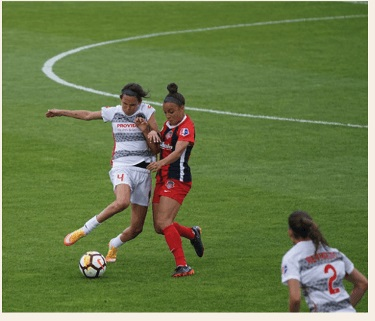
#> input picture YOLO/Futbolin.jpg, 375 x 321 px, found by its file name
$ python yolosa2.py
#> lines starting #> are read from the running program, lines starting #| are printed output that depends on the picture
import subprocess
import os
from datetime import datetime
from PIL import Image
# para videos yolo task=detect mode=predict conf=0.8 model=yolov8n.pt source=jeepepetas.mp4
# Nombre del archivo de la imagen original
image_filename = 'futbolin.jpg'

# Establecer la variable de entorno
subprocess.run("set HYDRA_FULL_ERROR=1", shell=True, check=True)
#> (this line was passed over: subprocess is not available in this run)

# Ejecutar el comando YOLO
subprocess.run(f"yolo task=detect mode=predict conf=0.3 model=yolov8n.pt source={image_filename}", shell=True, check=True)
#> (this line was passed over: subprocess is not available in this run)

def get_most_recent_file(directory):
#> called with directory = 'runs/detect'
    if not os.path.exists(directory):
        print(f"Error: el directorio {directory} no existe.")
        return None

    most_recent_file = None
    most_recent_time = None

    for root, dirs, files in os.walk(directory):
        for file in files:
            file_path = os.path.join(root, file)
            file_time = os.path.getmtime(file_path)
            if most_recent_time is None or file_time > most_recent_time:
                most_recent_file = file_path
                most_recent_time = file_time

    return most_recent_file

# Ruta del directorio que deseas leer
directory = 'runs/detect'

# Obtener el archivo más reciente
most_recent_file = get_most_recent_file(directory)

if most_recent_file:
    print(f'El archivo más reciente es: {most_recent_file}')
else:
    print('No se encontraron archivos en el directorio.')

# Si el archivo más reciente es una imagen JPG, combinar y mostrar las imágenes
if most_recent_file and most_recent_file.lower().endswith('.jpg'):
    try:
        img_original = Image.open(image_filename)
#> img_original is the input picture: PIL image 375x321 RGB; mean R, G, B 105.3, 123.3, 73.4
        img_processed = Image.open(most_recent_file)
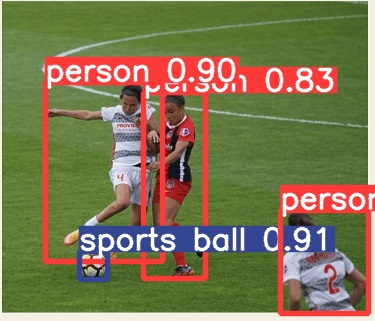
#> input picture YOLO/runs/detect/futbolin_detected3/Futbolin.jpg, 375 x 321 px
#> img_processed is the input picture: PIL image 375x321 RGB; mean R, G, B 126.8, 119.6, 82.4

        # Crear una nueva imagen que combine ambas
        combined_width = img_original.width + img_processed.width
#> combined_width = 750
        combined_height = max(img_original.height, img_processed.height)
#> combined_height = 321

        combined_img = Image.new('RGB', (combined_width, combined_height))
#> combined_img: PIL image 750x321 RGB; every value is 0

        # Pegar las imágenes lado a lado
        combined_img.paste(img_original, (0, 0))
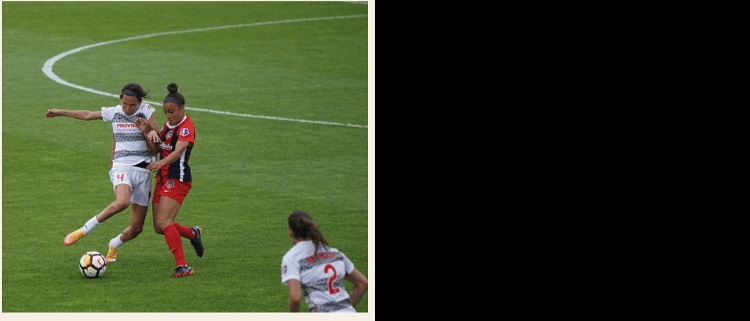
#> combined_img: PIL image 750x321 RGB; mean R, G, B 52.6, 61.7, 36.7
        combined_img.paste(img_processed, (img_original.width, 0))
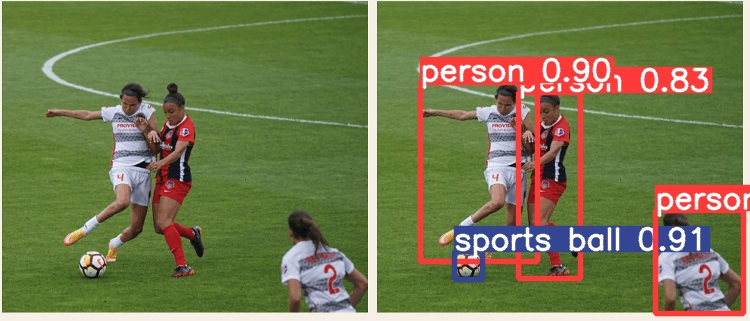
#> combined_img: PIL image 750x321 RGB; mean R, G, B 116.1, 121.5, 77.9

        # Guardar la imagen combinada
        combined_img.save("combined_result.jpg")

        # Mostrar la imagen combinada
        combined_img.show()

    except Exception as e:
        print(f'Error al abrir la imagen: {e}')
